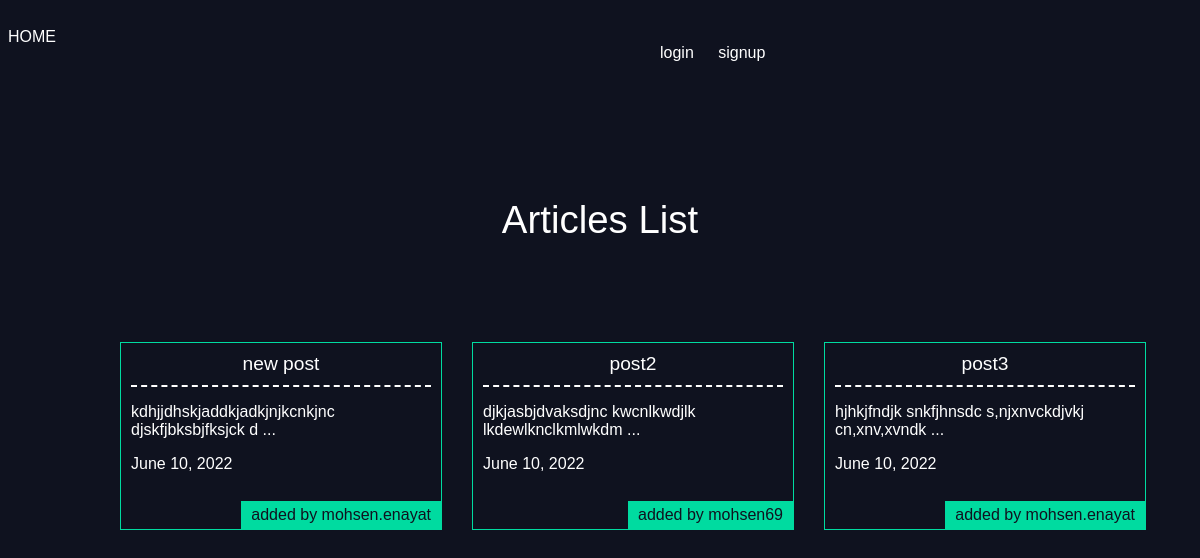
The app's page /articles/ with its own data.
### articles/models.py (models this page shows, shortened)
class Article(models.Model):
    title = models.CharField(max_length=100)
    slug = models.SlugField()
    body = models.TextField()
    date = models.DateField(auto_now_add=True)
    image = models.ImageField(default='default.jpg',blank=True)
    author = models.ForeignKey(User, default=None, on_delete=models.CASCADE)
    def kholase_matn(self):
        return self.body[:50] + ' ...'

### articles/views.py (the view)
# urls.py: path('', views.articles_list, name="list"),
def articles_list(request):
    articles = models.Article.objects.all().order_by('-date')
    args = {'articles': articles}
    return render(request, 'articles/articleslist.html', args)

### articles/templates/articles/articleslist.html (shortened to what this page needs)
{% extends 'base.html' %}
{%block content%}
<h1>Articles List</h1>
<div class="articles">
    {% for article in articles %}
    <div class="article">
        <h2><a href="{% url 'articles:detail' slug=article.slug %}">{{article.title}}</a></h2>
        <p class="text">{{article.kholase_matn}}</p>
        <p class="text">{{article.date}}</p>
        <p class="author">added by {{article.author.username}}</p>
    </div>
    {% endfor %}
</div>
{%endblock%}

### assets/style.css (style rules this page uses)
body { background-color: #0f121f; color: #fff; }
body * { font-family: Arial, Helvetica, sans-serif; }
h1, h2, h3, h4, h5 { font-weight: normal; margin: 0; }
a, a:hover, a:visited { color: #fff; text-decoration: none; }
div.wrapper h1 { text-align: center; margin: 100px auto; font-size: 2.4em; }
.articles { display: grid; grid-template-columns: 1fr 1fr 1fr; grid-gap: 30px; }
.article { padding: 10px; border: 1px solid #00dba0; position: relative; padding-bottom: 40px; }
.articles .article { width: 300px; overflow: hidden; }
.article h2 { font-size: 1.2em; text-align: center; border-bottom: 2px dashed #fff; padding-bottom: 10px; }
.article p.text { width: 98%; word-wrap: break-word; }
.article .author { background-color: #00dba0; color: #0f121f; position: absolute; margin: 0; right: 0; bottom: 0; padding: 5px 10px; }

### records on screen
Article: title "new post", kholase_matn "kdhjjdhskjaddkjadkjnjkcnkjnc djskfjbksbjfksjck d ...", date "June 10, 2022", author.username "mohsen.enayat"
Article: title "post2", kholase_matn "djkjasbjdvaksdjnc kwcnlkwdjlk lkdewlknclkmlwkdm ...", date "June 10, 2022", author.username "mohsen69"
Article: title "post3", kholase_matn "hjhkjfndjk snkfjhnsdc s,njxnvckdjvkj cn,xnv,xvndk ...", date "June 10, 2022", author.username "mohsen.enayat"
